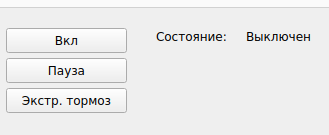
#> input picture module_a/images/1.png, 329 x 135 px, given in place of the camera
$ python camera.py
#> lines starting #> are read from the running program, lines starting #| are printed output that depends on the picture; after the words box and inside, x2 and y2 are one past the last pixel; in counts of white or black regions, pixels touching at a corner belong together
#> further down, frame is the input picture: shape (135, 329, 3); mean B, G, R 235.3, 235.3, 235.3
import cv2
import numpy as np

cap = cv2.VideoCapture(0)  # 0 — индекс камеры (может быть 0, 1, 2 и т. д.)

min_contour_area = 500       # Минимальная площадь контура
color_ranges = [             # Диапазоны цветов в HSV
    {'name': 'red',    'lower': [(0, 120, 70), (160, 120, 70)], 'upper': [(10, 255, 255), (180, 255, 255)]},
    {'name': 'green',  'lower': [(35, 50, 50)],                 'upper': [(85, 255, 255)]},
    {'name': 'blue',   'lower': [(100, 120, 70)],               'upper': [(130, 255, 255)]},
    {'name': 'yellow', 'lower': [(20, 100, 100)],              'upper': [(30, 255, 255)]}
]
kernel = np.ones((5,5), np.uint8)  # Ядро для морфологических операций


def process_frame(frame):
    # Предобработка
    hsv = cv2.cvtColor(frame, cv2.COLOR_BGR2HSV)
#> hsv: shape (135, 329, 3); mean H, S, V 2.6, 4.6, 236.7
    blurred = cv2.medianBlur(hsv, 5)
#> blurred: shape (135, 329, 3); mean H, S, V 1.2, 2.6, 240.3

    # Словарь для кластеризации объектов
    detected_objects = {color['name']: [] for color in color_ranges}

    for color in color_ranges:
        # Создание маски для цвета
        masks = []
        for l, u in zip(color['lower'], color['upper']):
            mask = cv2.inRange(blurred, np.array(l), np.array(u))
            masks.append(mask)
        combined_mask = cv2.bitwise_or(*masks) if len(masks) > 1 else masks[0]

        # Морфологические операции
        processed_mask = cv2.morphologyEx(combined_mask, cv2.MORPH_CLOSE, kernel)
        processed_mask = cv2.morphologyEx(processed_mask, cv2.MORPH_OPEN, kernel)

        # Поиск контуров
        contours, _ = cv2.findContours(processed_mask, cv2.RETR_EXTERNAL, cv2.CHAIN_APPROX_SIMPLE)

        for contour in contours:
            if cv2.contourArea(contour) < min_contour_area:
                continue

            # Аппроксимация контура
            epsilon = 0.04 * cv2.arcLength(contour, True)
            approx = cv2.approxPolyDP(contour, epsilon, True)
            vertices = len(approx)

            # Определение характеристик
            shape = determine_shape(vertices, approx)
            color_name = color['name']

            # Сохранение объекта
            detected_objects[color_name].append({
                'contour': approx,
                'shape': shape,
                'area': cv2.contourArea(contour),
                'perimeter': cv2.arcLength(contour, True)
            })

            # Визуализация
            draw_object_info(frame, approx, color_name, shape)
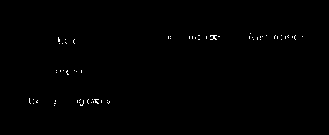
#> combined_mask: shape (135, 329); 0.4% white in thin lines or dots, all inside (x1, y1, x2, y2) = (29, 33, 303, 106)
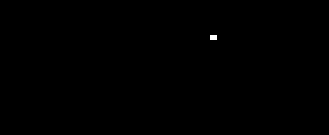
#> processed_mask: shape (135, 329); 0.08% white; 1 white region, box (x1, y1, x2, y2) and area: (210, 35, 217, 40) 35

    return frame

def determine_shape(vertices, approx):
    if vertices == 3:
        return "triangle"
    elif vertices == 4:
        x, y, w, h = cv2.boundingRect(approx)
        aspect_ratio = w / float(h)
        return "square" if 0.9 <= aspect_ratio <= 1.1 else "rectangle"
    else:
        area = cv2.contourArea(approx)
        (x,y), radius = cv2.minEnclosingCircle(approx)
        if abs(area - (np.pi * (radius**2))) / area < 0.2:
            return "circle"
        return f"polygon-{vertices}"

def draw_object_info(frame, contour, color, shape):
    M = cv2.moments(contour)
    cX = int(M["m10"] / M["m00"]) if M["m00"] != 0 else 0
    cY = int(M["m01"] / M["m00"]) if M["m00"] != 0 else 0

    # Рисование контура
    cv2.drawContours(frame, [contour], -1, (0, 255, 0), 2)

    # Текст с информацией
    cv2.putText(frame, f"{color} {shape}", (cX, cY),
                cv2.FONT_HERSHEY_SIMPLEX, 0.5, (255, 255, 255), 2)

# [34 lines of commented-out code are left out]


while True:
    ret, frame = cap.read()
    if not ret:
        print("Ошибка чтения камеры!")
        break
    frame = process_frame(frame)
    cv2.imshow('Camera', frame)
    if cv2.waitKey(1) == ord('q'):
#> (key q is pressed here)
        break

cap.release()
cv2.destroyAllWindows()

$ run again, on module_a/images/2.png
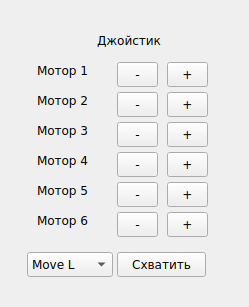
#> input picture module_a/images/2.png, 249 x 307 px, given in place of the camera
#> frame is the input picture: shape (307, 249, 3); mean B, G, R 234.4, 234.4, 234.4
#> hsv: shape (307, 249, 3); mean H, S, V 2.8, 4.9, 235.9
#> blurred: shape (307, 249, 3); mean H, S, V 1.3, 2.6, 239.8
#> after the loop in process_frame, `for color in color_ranges:`:
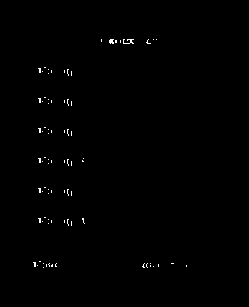
#> combined_mask: shape (307, 249); 0.46% white in thin lines or dots, all inside (x1, y1, x2, y2) = (33, 39, 187, 268)
